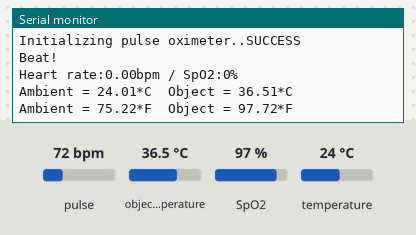
Bench run of a sketch on a simulated Arduino Uno, built with avr-gcc and run on an emulated ATmega328P. Shown: the last lines printed to the serial monitor. The test bench sets the inputs (shaded band); at power-on: pulse 72 bpm, object temperature 36.5 °C, SpO2 97 %, temperature 24 °C.

Above: at 1.2 s.
1.3 s: pulse set to 42 bpm
At 2.7 s:
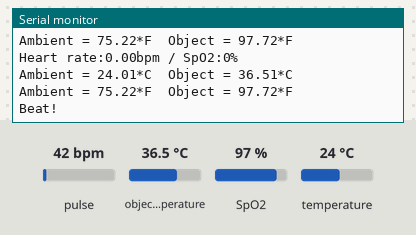
2.8 s: object temperature set to 20 °C
At 4.2 s:
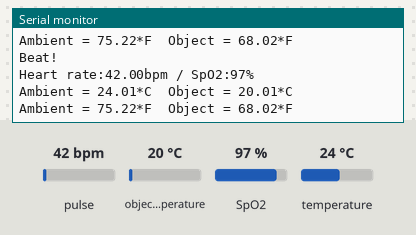
4.3 s: SpO2 set to 80 %
At 5.4 s:
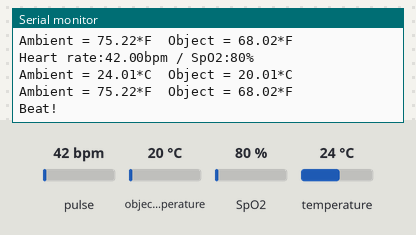
5.8 s: temperature set to 12 °C
At 7.8 s:
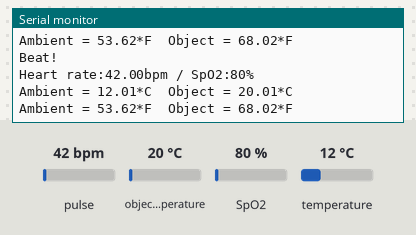
Timing chart, 0 to 8.3 s (numbered marks = the images above; inputs shaded):
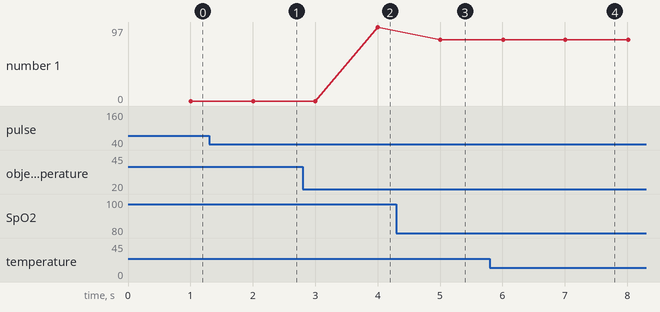

Measured:
- after the input at 2.8 s, the serial monitor: prints a new line after 0.24 s (image 2)
- after the input at 4.3 s, the serial monitor: prints a new line after 0.71 s (image 3)
- after the input at 5.8 s, the serial monitor: prints a new line after 0.24 s (image 4)
- plotted number 1: 97 → 80 after the input at 4.3 s

The sketch:

Project.ino
```cpp
#include <Wire.h>
#include <Adafruit_MLX90614.h>
#include "MAX30100_PulseOximeter.h"

#define REPORTING_PERIOD_MS     1000

Adafruit_MLX90614 mlx = Adafruit_MLX90614();
PulseOximeter pox;
uint32_t tsLastReport = 0;

void onBeatDetected()
{
    Serial.println("Beat!");

}

void setup() {

    Serial.begin(9600);

    Serial.println("Adafruit MLX90614 test");


    Serial.print("Initializing pulse oximeter..");

    // Initialize the PulseOximeter instance
    // Failures are generally due to an improper I2C wiring, missing power supply
    // or wrong target chip
    if (!pox.begin()) {
        Serial.println("FAILED");
        for(;;);
    } else {
        Serial.println("SUCCESS");
    }
     pox.setIRLedCurrent(MAX30100_LED_CURR_7_6MA);

    // Register a callback for the beat detection
    pox.setOnBeatDetectedCallback(onBeatDetected);

  mlx.begin();
}

void loop() {

  pox.update();
    if (millis() - tsLastReport > REPORTING_PERIOD_MS) {
        Serial.print("Heart rate:");
        Serial.print(pox.getHeartRate());
        Serial.print("bpm / SpO2:");
        Serial.print(pox.getSpO2());
        Serial.println("%");

        tsLastReport = millis();

        Serial.print("Ambient = "); Serial.print(mlx.readAmbientTempC());
        Serial.print("*C\tObject = "); Serial.print(mlx.readObjectTempC()); Serial.println("*C");
        Serial.print("Ambient = "); Serial.print(mlx.readAmbientTempF());
        Serial.print("*F\tObject = "); Serial.print(mlx.readObjectTempF()); Serial.println("*F");

        Serial.println();


    }


 /*   Serial.print("Ambient = "); Serial.print(mlx.readAmbientTempC());
    Serial.print("*C\tObject = "); Serial.print(mlx.readObjectTempC()); Serial.println("*C");
    Serial.print("Ambient = "); Serial.print(mlx.readAmbientTempF());
    Serial.print("*F\tObject = "); Serial.print(mlx.readObjectTempF()); Serial.println("*F");

    Serial.println();
    delay(500);*/


}
```
